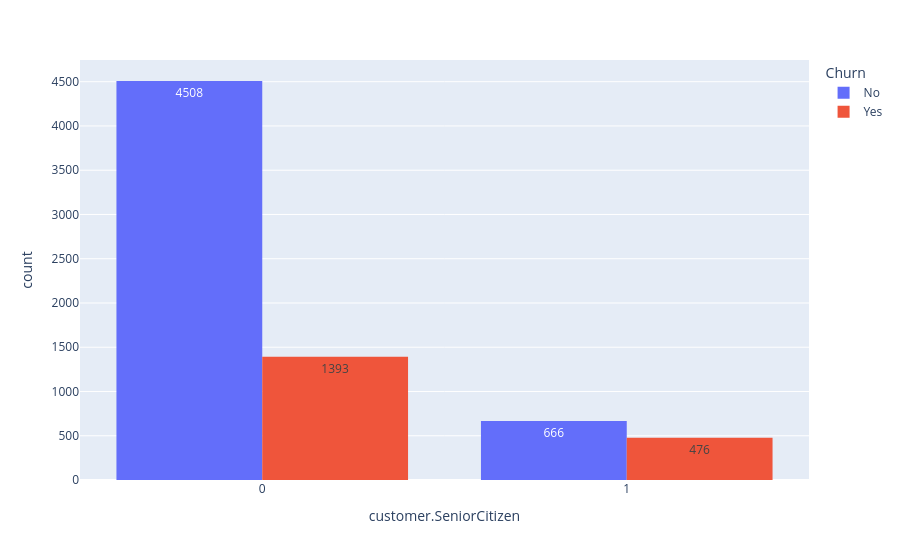

The notebook cell this image was saved under:
### Code cell
px.histogram(df_plano, x = 'customer.SeniorCitizen', text_auto = True, color = 'Churn', barmode = 'group')

### Figure 1 — Plotly figure (JSON) as saved in the notebook; plotly's stock layout.template omitted (floating-point values rounded to 4 significant figures; data arrays with more than 128 entries replaced by an {"elided": "..."} marker saying what was removed)
{"data": [{"alignmentgroup": "True", "bingroup": "x", "hovertemplate": "Churn=No<br>customer.SeniorCitizen=%{x}<br>count=%{y}<extra></extra>", "legendgroup": "No", "marker": {"color": "#636efa", "pattern": {"shape": ""}}, "name": "No", "offsetgroup": "No", "orientation": "v", "showlegend": true, "texttemplate": "%{value}", "type": "histogram", "x": {"elided": "5174 float values"}, "xaxis": "x", "yaxis": "y"}, {"alignmentgroup": "True", "bingroup": "x", "hovertemplate": "Churn=Yes<br>customer.SeniorCitizen=%{x}<br>count=%{y}<extra></extra>", "legendgroup": "Yes", "marker": {"color": "#EF553B", "pattern": {"shape": ""}}, "name": "Yes", "offsetgroup": "Yes", "orientation": "v", "showlegend": true, "texttemplate": "%{value}", "type": "histogram", "x": {"elided": "1869 float values"}, "xaxis": "x", "yaxis": "y"}], "layout": {"barmode": "group", "legend": {"title": {"text": "Churn"}, "tracegroupgap": 0}, "margin": {"t": 60}, "xaxis": {"anchor": "y", "domain": [0, 1], "title": {"text": "customer.SeniorCitizen"}}, "yaxis": {"anchor": "x", "domain": [0, 1], "title": {"text": "count"}}}}
